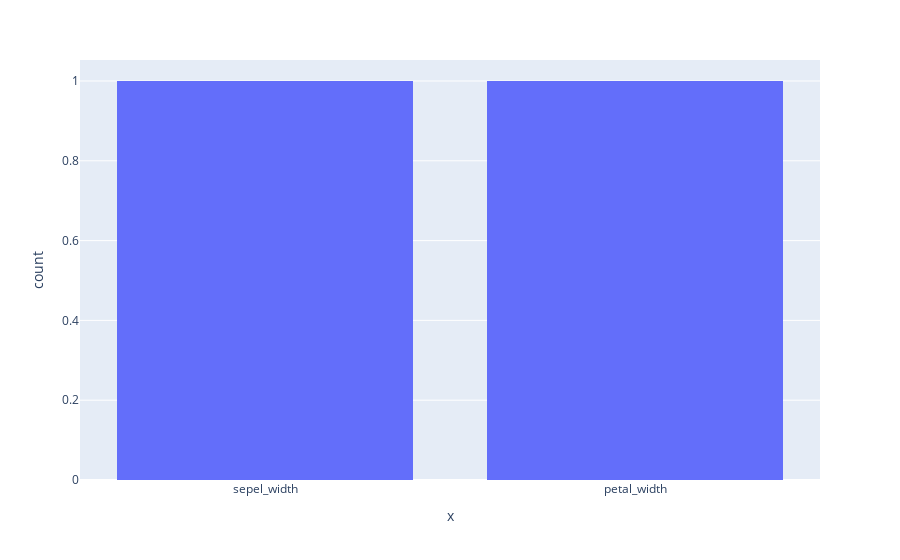

The notebook cell this image was saved under:
### Code cell
px.histogram(data_frame=iris,x=['sepel_width','petal_width'])

### Figure 1 — Plotly figure (JSON) as saved in the notebook; plotly's stock layout.template omitted (floating-point values rounded to 4 significant figures)
{"data": [{"alignmentgroup": "True", "bingroup": "x", "hovertemplate": "x=%{x}<br>count=%{y}<extra></extra>", "legendgroup": "", "marker": {"color": "#636efa", "pattern": {"shape": ""}}, "name": "", "offsetgroup": "", "orientation": "v", "showlegend": false, "type": "histogram", "x": ["sepel_width", "petal_width"], "xaxis": "x", "yaxis": "y"}], "layout": {"barmode": "relative", "legend": {"tracegroupgap": 0}, "margin": {"t": 60}, "xaxis": {"anchor": "y", "domain": [0, 1], "title": {"text": "x"}}, "yaxis": {"anchor": "x", "domain": [0, 1], "title": {"text": "count"}}}}
